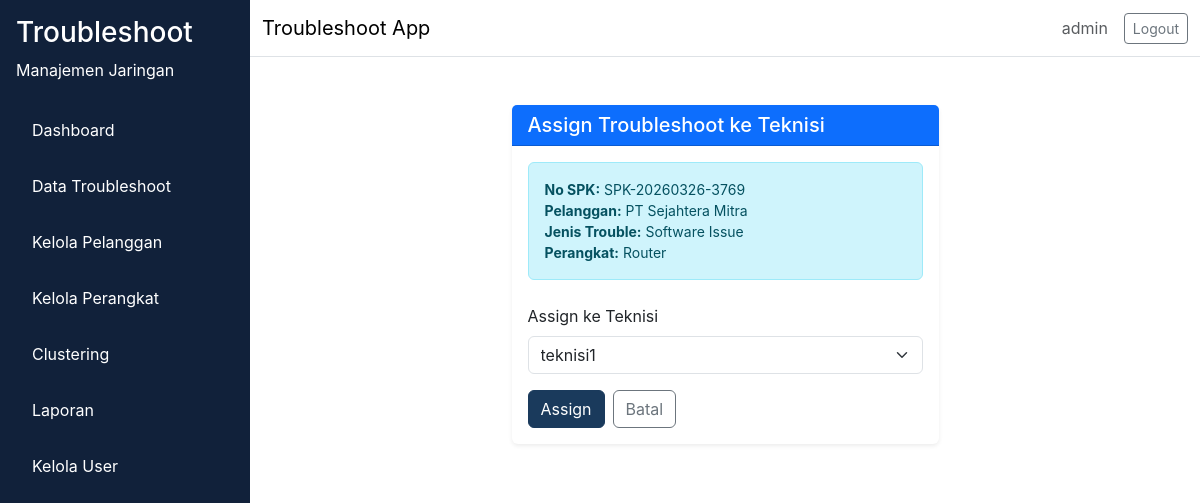
Page /troubleshoot/assign/1 (signed in) on the earlier database version.
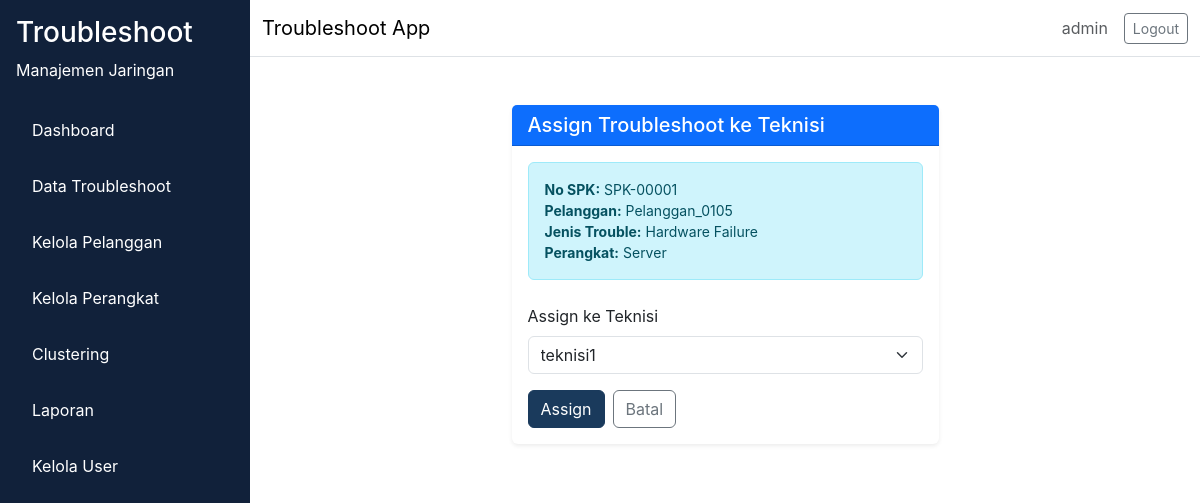
Same page on the later database version.
### app/models/troubleshoot.py (models this page shows, shortened)
class Troubleshoot(db.Model):
    __tablename__ = "troubleshoot"
    id = db.Column(db.Integer, primary_key=True)
    no_spk = db.Column(db.String(80), unique=True, nullable=False)
    nama_pelanggan = db.Column(db.String(150), nullable=False)
    informasi_trouble = db.Column(db.Text, nullable=False)
    jenis_trouble = db.Column(db.Enum(JenisTroubleEnum), nullable=False)
    perangkat = db.Column(db.Enum(PerangkatEnum), nullable=False)
    service = db.Column(db.Enum(ServiceEnum), nullable=False)
    tanggal_komplain = db.Column(db.DateTime, nullable=False)
    selesai_pengerjaan = db.Column(db.DateTime, nullable=True)
    durasi_pengerjaan = db.Column(db.Integer, nullable=True)
    keterangan_action = db.Column(db.Text, nullable=True)
    cluster_id = db.Column(db.Integer, nullable=True)
    kategori_cluster = db.Column(db.Enum(KategoriClusterEnum), nullable=True)
    assigned_to = db.Column(db.Integer, db.ForeignKey("user.id"), nullable=True)
    status = db.Column(db.Enum(StatusTroubleEnum), nullable=False, default=StatusTroubleEnum.Pending)
    pelanggan_id = db.Column(db.Integer, db.ForeignKey("pelanggan.id"), nullable=True)
    perangkat_id = db.Column(db.Integer, db.ForeignKey("perangkat.id"), nullable=True)
    created_by = db.Column(db.Integer, db.ForeignKey("user.id"), nullable=False)
    created_at = db.Column(db.DateTime, server_default=db.func.now(), nullable=False)
    updated_at = db.Column(db.DateTime, server_default=db.func.now(), onupdate=db.func.now(), nullable=False)
    user = db.relationship("User", backref=db.backref("troubleshoots", lazy="dynamic"), lazy="select", foreign_keys=[created_by])
    assigned_user = db.relationship("User", backref=db.backref("assigned_troubleshoots", lazy="dynamic"), lazy="select", foreign_keys=[assigned_to])

### app/routes/troubleshoot.py (the view, shortened to what this page needs)
@troubleshoot_bp.route("/assign/<int:id>", methods=["GET", "POST"])
@login_required
def assign(id):
    if current_user.role.value != "admin":
        flash("Hanya admin yang dapat mengassign troubleshoot.", "danger")
        return redirect(url_for("troubleshoot.index"))
    entry = Troubleshoot.query.get_or_404(id)
    form = AssignTroubleForm()
    teknisi_list = User.query.filter_by(role="teknisi", is_active=True).all()
    form.assigned_to.choices = [(t.id, t.username) for t in teknisi_list]
    return render_template("troubleshoot/assign.html", form=form, entry=entry)

### app/forms.py
class AssignTroubleForm(FlaskForm):
    assigned_to = SelectField("Assign ke Teknisi", validators=[DataRequired()], coerce=int)
    submit = SubmitField("Assign")

### app/__init__.py (called while the page is built)
def load_user(user_id):
    return User.query.get(int(user_id))

### app/templates/troubleshoot/assign.html (shortened to what this page needs)
{% extends "base.html" %}
{% block content %}
<div class="container">
  <div class="row justify-content-center">
    <div class="col-lg-6">
      <div class="card shadow-sm">
        <div class="card-header bg-primary text-white">
          <h5 class="mb-0">Assign Troubleshoot ke Teknisi</h5>
        </div>
        <div class="card-body">
          <div class="alert alert-info">
            <small class="d-block"><strong>No SPK:</strong> {{ entry.no_spk }}</small>
            <small class="d-block"><strong>Pelanggan:</strong> {{ entry.nama_pelanggan }}</small>
            <small class="d-block"><strong>Jenis Trouble:</strong> {{ entry.jenis_trouble.value }}</small>
            <small class="d-block"><strong>Perangkat:</strong> {{ entry.perangkat.value }}</small>
          </div>
          <form method="POST" class="mt-4">
            <div class="mb-3">
              {{ form.assigned_to.label(class="form-label") }}
              {% if form.assigned_to.errors %}
                {{ form.assigned_to(class="form-select is-invalid") }}
                <div class="invalid-feedback d-block">
                  {% for error in form.assigned_to.errors %}
                    <span>{{ error }}</span>
                  {% endfor %}
                </div>
              {% else %}
                {{ form.assigned_to(class="form-select") }}
              {% endif %}
            </div>
            <div class="d-flex gap-2">
              {{ form.submit(class="btn btn-primary") }}
              <a href="{{ url_for('troubleshoot.index') }}" class="btn btn-outline-secondary">Batal</a>
            </div>
          </form>
        </div>
      </div>
    </div>
  </div>
</div>
{% endblock %}

Differences in the rows shown:
changed Troubleshoot: no_spk "SPK-20260326-3769" → "SPK-00001"; nama_pelanggan "PT Sejahtera Mitra" → "Pelanggan_0105"; jenis_trouble.value "Software Issue" → "Hardware Failure"; perangkat.value "Router" → "Server"
